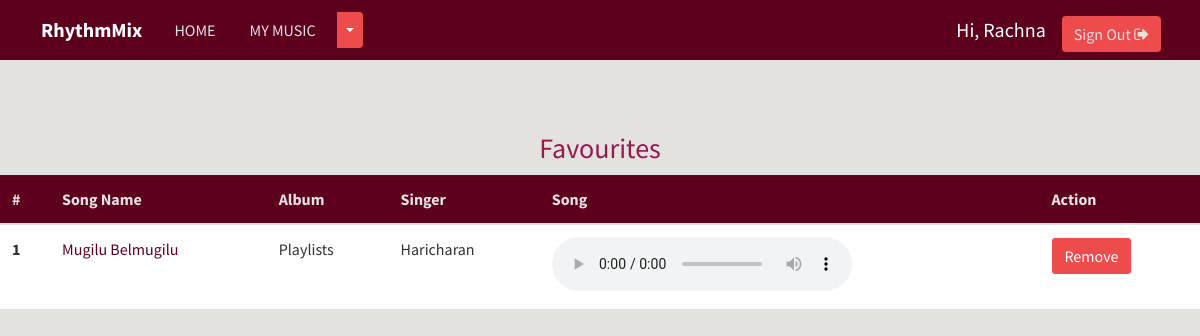
The page /favourite/ (signed in) on the database its author committed.
### musicapp/models.py (models this page shows)
class Song(models.Model):
    Language_Choice = (
              ('Hindi', 'Hindi'),
              ('English', 'English'),
          )
    name = models.CharField(max_length=200)
    album = models.CharField(max_length=200)
    language = models.CharField(max_length=20,choices=Language_Choice,default='Hindi')
    song_img = models.FileField()
    year = models.IntegerField()
    singer = models.CharField(max_length=200)
    song_file = models.FileField()
    def __str__(self):
        return self.name

### musicapp/views.py (the view)
# urls.py: path('favourite/', views.favourite, name='favourite'),
def favourite(request):
    songs = Song.objects.filter(favourite__user=request.user, favourite__is_fav=True).distinct()
    print(f'songs: {songs}')
    if request.method == "POST":
        song_id = list(request.POST.keys())[1]
        favourite_song = Favourite.objects.filter(user=request.user, song__id=song_id, is_fav=True)
        favourite_song.delete()
        messages.success(request, "Removed from favourite!")
    context = {'songs': songs}
    return render(request, 'musicapp/favourite.html', context=context)

### templates/musicapp/favourite.html (shortened to what this page needs)
{% extends 'base.html' %}
{% load socialaccount %}
{% block body %}
<br>
<br>
<br>
<center>
  <h3 style="color: #9A1750;">Favourites</h3>
</center>
<table class="table table-hover" style="background-color: #E3E2DF;">
  <thead style="background-color: #5D001E; color: #E3E2DF;">
    <tr>
      <th scope="col">#</th>
      <th scope="col">Song Name</th>
      <th scope="col">Album</th>
      <th scope="col">Singer</th>
      <th scope="col">Song</th>
      <th scope="col">Action</th>
    </tr>
  </thead>
  <tbody>
    {% if songs %}
    {% for song in songs %}
    <tr style="background-color: #FFFFFF; color: #323232;">
      <th scope="row">{{ forloop.counter }}</th>
      <td><a href="{% url 'detail' song.id %}" style="color: #5D001E;">{{ song.name }}</a></td>
      <td>{{ song.album }}</td>
      <td>{{ song.singer }}</td>
      <td>
        <audio controls>
          <source src="{{ song.song_file.url }}" type="audio/mpeg">
        </audio>
      </td>
      <td>
        <form method="post">
          <input class="btn btn-light" type="submit" value="Remove" name="{{ song.id }}" style="background-color: #EE4C4C; color: #FFFFFF;">
        </form>
      </td>
    </tr>
    {% endfor %}
    {% endif %}
  </tbody>
</table>
{% endblock body %}

### templates/base.html (shortened to what this page needs)
{% load static %}
<!doctype html>
<html lang="en">
<head>
    <link rel="stylesheet" href="https://maxcdn.bootstrapcdn.com/bootstrap/4.0.0/css/bootstrap.min.css">
    <link rel="stylesheet" href="https://stackpath.bootstrapcdn.com/font-awesome/4.7.0/css/font-awesome.min.css">
    <link href="{% static 'musicapp/css/musicplayer.css' %}" rel="stylesheet">
</head>
<body>
    <nav class="navbar navbar-expand-md navbar-dark">
        <div class="container-fluid">
            <a href="{% url 'index' %}" class="navbar-brand">
                <strong style="color:white">RhythmMix</strong>
            </a>
            <div class="collapse navbar-collapse">
                <a href="{% url 'index' %}" class="btn btn-outline-light">HOME</a>
                {% if request.user.is_active %}
                <div class="btn-group">
                    <a type="button" href="{% url 'mymusic' %}" class="btn btn-outline-light">MY MUSIC</a>
                    <button type="button" class="btn btn-light dropdown-toggle dropdown-toggle-split" data-toggle="dropdown" aria-haspopup="true" aria-expanded="false">
                    </button>
                </div>
                {% endif %}
            </div>
            <div class="collapse navbar-collapse justify-content-end">
                {% if request.user.is_active %}
                <h5 class="text-white mt-2 mx-2">Hi, {{ request.user.username }}</h5>
                <a href="{% url 'logout' %}" class="btn btn-light mt-2 mx-2">Sign Out <i class="fa fa-sign-out" aria-hidden="true"></i></a>
                {% else %}
                <a href="{% url 'login' %}" class="btn btn-light mt-2 mx-2"><i class="fa fa-sign-in" aria-hidden="true"></i> Sign In</a>
                <a href="{% url 'signup' %}" class="btn btn-light mt-2 mx-2"><i class="fa fa-user-plus" aria-hidden="true"></i> Sign Up</a>
                {% endif %}
            </div>
        </div>
    </nav>
    {% block body %}
    {% endblock body %}
    <br><br><br>

### templates/base.html (style rules this page uses)
body { background-color: #E3E2DF; font-family: 'Source Sans Pro', sans-serif; }
.navbar { background-color: #5D001E; padding: 0.5rem 1rem; font-size: 16px; border: none; box-shadow: none; }
.navbar a { color: #E3E2DF; margin: 0 10px; border: none; }
.navbar .btn-light { border: none; box-shadow: none; }
.btn-light { background-color: #EE4C4C; color: #FFFFFF; }
h1, h5 { color: #080203; }
html { position: relative; min-height: 100%; }
body { margin-bottom: 0px; }

### rows shown on the page
Song: name "Mugilu Belmugilu", album "Playlists", singer "Haricharan"

### other values the page prints
{{ request.user.username }} "Rachna"
